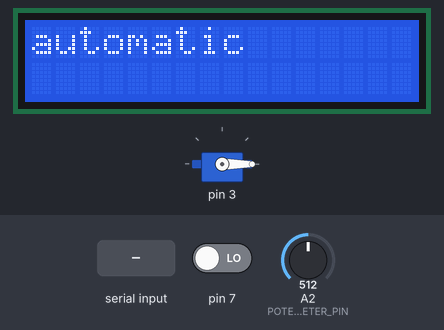
A program run on a simulated Arduino Uno, built with avr-gcc and run on an emulated ATmega328P. On the bench: 16×2 character LCD, servo. The inputs (shaded band) are chosen by the test bench; at power-on: pin 7 LOW, A2 (POTENTIOMETER_PIN) = 512. What the program prints to the serial monitor is not drawn.

Above: at 3.2 s.
3.3 s: pin 7 driven HIGH
At 4.3 s:
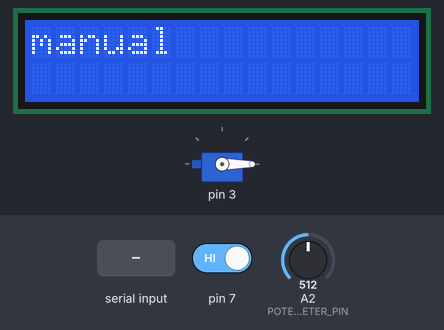
4.8 s: A2 (POTENTIOMETER_PIN) set to 538
6.4 s: A2 (POTENTIOMETER_PIN) set to 562
At 7.9 s:
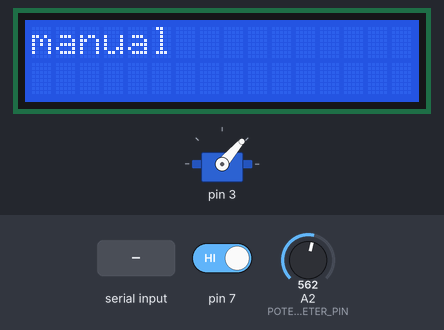
8.3 s: "90\n" received over Serial
At 8.8 s:
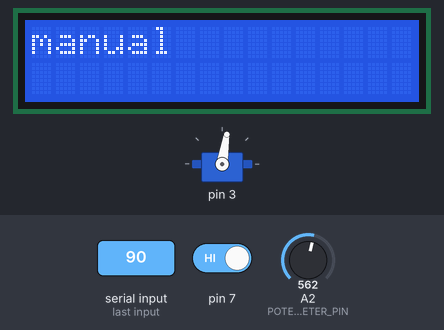
9.8 s: "200\n" received over Serial
At 11.0 s:
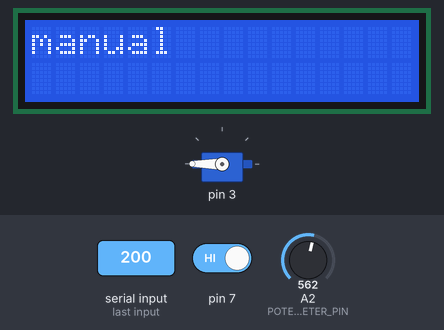
11.3 s: A2 (POTENTIOMETER_PIN) set to 716
At 12.9 s:
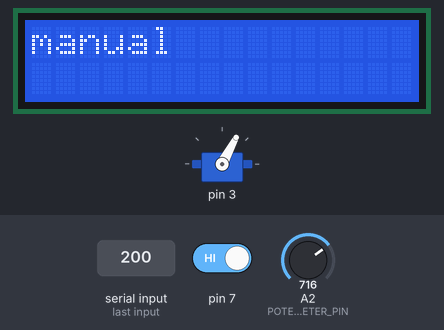
Timing chart, 0 to 14.2 s (numbered marks = the images above; inputs shaded):
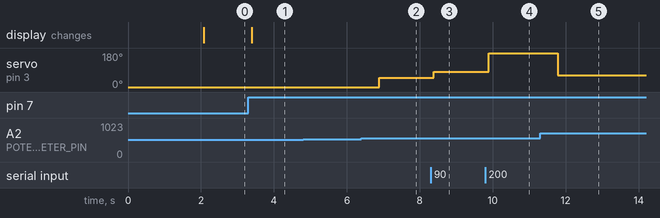

The program:

main.cpp
```cpp
#include <Arduino.h>
#include "model/HWPlatform.hpp"
#include "utils/MsgService.hpp"
#include "events/EventManager.hpp"
#include "model/Context.hpp"
#include "model/states/AutomaticState.hpp"
#include "utils/debug.hpp"

HWPlatform *hwPlatform;
Context *context;
EventManager *eventManager;

void setup()
{
    MsgService.init();
    delay(2000);

    hwPlatform = new HWPlatform();
    eventManager = new EventManager();
    context = new Context();

    hwPlatform->init();
    eventManager->setHwPlatform(hwPlatform);
    context->setHwPlatform(hwPlatform);
    eventManager->setListener(context);
    context->setCurrentState(new AutomaticState(StateEnum::AUTOMATIC));
}

void loop()
{
    long currentTime = millis();
    eventManager->checkEvents();
    eventManager->notify();
    long elapsedTime = millis() - currentTime;
    if (elapsedTime < PERIOD)
    {
        delay(PERIOD - elapsedTime);
    }
}
```

Button.cpp
```cpp
#include "devices/Button.hpp"
#include "Button.hpp"
#include <Arduino.h>

Button::Button(int pin) : pin(pin)
{
}

void Button::init()
{
    pinMode(this->pin, INPUT);
}

bool Button::isPressed()
{
    return digitalRead(this->pin) == HIGH;
}
```

Button.hpp
```cpp
#pragma once
#include "devices/Device.hpp"

class Button : public Device
{
public:
    Button(int pin);

    void init() override;

    /**
     * Checks if the button is currently pressed
     */
    bool isPressed();

private:
    int pin;
};
```

Device.hpp
```cpp
#pragma once

class Device
{
private:
public:
    ~Device() = default;

    /**
     * Initializes the device pins
     */
    virtual void init() = 0;
};
```

Potentiometer.cpp
```cpp
#include "devices/Potentiometer.hpp"
#include <Arduino.h>
#include "Potentiometer.hpp"

Potentiometer::Potentiometer(int pin)
{
    this->pin = pin;
}

void Potentiometer::init()
{
    // not needed
}

int Potentiometer::getValue()
{
    return analogRead(pin);
}
```

Potentiometer.hpp
```cpp
#pragma once
#include "devices/Device.hpp"
class Potentiometer : public Device
{
public:
    Potentiometer(int pin);

    void init() override;

    /**
     * Gets the current potentiometer value.
     * @return A value between 0 an 1023
     */
    int getValue();

private:
    int pin;
};
```

ServoMotor.cpp
```cpp
#include <Arduino.h>
#include "ServoMotor.hpp"

ServoMotor::ServoMotor(int pin)
{
    this->pin = pin;
    this->angle = 0;
}

void ServoMotor::on()
{
    this->motor.attach(pin, 500, 2740);
}

void ServoMotor::init()
{
    this->motor.attach(pin, 500, 2740);
    this->motor.write(0);
}

void ServoMotor::setPosition(int angle)
{
    this->angle = angle;
    this->motor.write(angle);
}

void ServoMotor::off()
{
    this->motor.detach();
}

int ServoMotor::getPosition()
{
    return this->motor.read();
}
```

ServoMotor.hpp
```cpp
#pragma once

#include "devices/Device.hpp"
#include <Servo.h>

class ServoMotor : public Device
{

public:
    ServoMotor(int pin);
    ~ServoMotor() = default;

    void init() override;
    void on();
    void setPosition(int angle);
    void off();
    int getPosition();

private:
    int pin;
    int angle;
    Servo motor;
};
```

Event.hpp
```cpp
#pragma once

enum Event
{
    BUTTON_EVENT,
    POTENTIOMETER_EVENT,
    MESSAGE_EVENT
};
```

EventListener.hpp
```cpp
/**
 * Part of the observer pattern
 */
#pragma once
#include "events/Event.hpp"

/**
 * Interface used to make any class an event listener
 */
class EventListener
{
public:
    /**
     * Method called when an event is fired
     * @param event The event fired
     */
    virtual void update(Event event) = 0;
};
```

EventManager.cpp
```cpp
#include "events/EventManager.hpp"
#include "EventManager.hpp"
#include "utils/MsgService.hpp"

#include "configs.h"

EventManager::EventManager() : listener(nullptr), hwPlatform(nullptr) {}

void EventManager::setListener(EventListener *context)
{
    if (this->listener == nullptr)
    {
        this->listener = context;
    }
}

void EventManager::setHwPlatform(HWPlatform *_HWPlatform)
{
    if (this->hwPlatform == nullptr)
    {
        this->hwPlatform = _HWPlatform;
    }
}

void EventManager::subscribe(Event event)
{
    if (subscribedEventIndex(event) < 0)
    {
        this->subscribedEvents.add(event);
    }
}

void EventManager::unsubscribeAll()
{
    this->subscribedEvents.clear();
}

void EventManager::notify()
{
    while (events.size() > 0)
    {
        Event e = events.shift();
        if (subscribedEventIndex(e) >= 0)
        {
            this->listener->update(e);
        }
    }
}

void EventManager::checkEvents()
{
    int raw = hwPlatform->getPotentiometer()->getValue();
    bool isPressed = hwPlatform->getButton()->isPressed();

    /**
     * Check potentiometer
     * -----------------------
     */
    int value = raw;
    if (abs(value - lastPotValue) > POT_DEBOUNCE_VALUE)
    {
        lastPotValue = value;
        lastChangeTime = millis();
        potEventPending = true;
    }

    if (potEventPending && (millis() - lastChangeTime >= POT_DEBOUNCE_TIME))
    {
        potEventPending = false;
        this->events.add(Event::POTENTIOMETER_EVENT);
    }
    /**
     * -----------------------
     * Check button
     * -----------------------
     */
    if (isPressed && !lastBtnValue)
    {
        this->events.add(Event::BUTTON_EVENT);
    }
    lastBtnValue = isPressed;

    /**
     * Check messages
     */
    if (MsgService.isMsgAvailable())
    {
        this->events.add(Event::MESSAGE_EVENT);
    }
}

int EventManager::subscribedEventIndex(Event event)
{
    for (int i = 0; i < this->subscribedEvents.size(); i++)
    {
        if (this->subscribedEvents.get(i) == event)
        {
            return i;
        }
    }
    return -1;
}
```

EventManager.hpp
```cpp
/**
 * Part of the observer pattern (Subject)
 * Observer pattern concepts taken from:
 * Title: Design Patterns: Elements of Reusable Object-Oriented Software
 * Author: Gang of Four
 * Pages: 293-304
 * Simplified version, because there is only one listener
 */
#pragma once

#include "events/EventListener.hpp"
#include "events/Event.hpp"
#include "model/HWPlatform.hpp"
#include <LinkedList.h>

class EventManager
{
public:
    EventManager();
    ~EventManager() = default;

    /**
     * Sets the listener
     */
    void setListener(EventListener *context);

    /**
     * Sets the hardware devices
     */
    void setHwPlatform(HWPlatform *HWPlatform);

    /**
     * Subscribes the listener to an event
     */
    void subscribe(Event event);

    /**
     * Unsubscribes the listener to all events
     */
    void unsubscribeAll();

    /**
     * Notifies the listener to the subscribed event
     */
    void notify();

    /**
     * Listens to the events
     */
    void checkEvents();

    void printDebug();

private:
    /**
     * Checks if the listener is subscribed to the given event
     * @returns the index of the event in the list, -1 if the listener is not subscribed
     */
    int subscribedEventIndex(Event event);

    EventListener *listener;
    HWPlatform *hwPlatform;

    bool lastBtnValue = false;
    bool btnEventPending = false;
    int lastPotValue = -1;
    unsigned long lastChangeTime = 0;
    bool potEventPending = false;

    LinkedList<Event> subscribedEvents;
    LinkedList<Event> events;
};

extern EventManager *eventManager;
```

Context.cpp
```cpp
#include "model/Context.hpp"
#include "model/states/AutomaticState.hpp"
#include "model/states/ManualState.hpp"
#include "model/states/UnconnectedState.hpp"
#include "utils/utility.hpp"
#include "utils/MsgService.hpp"
#include "configs.h"
#include "Context.hpp"
#include "events/EventManager.hpp"

Context::Context() : currentState(nullptr), hwPlatform(nullptr) {}

Context::~Context() {}

void Context::update(Event event)
{
    String msg;
    int value;

    switch (event)
    {
    case Event::BUTTON_EVENT:
        if (this->currentState->getState() == StateEnum::AUTOMATIC)
        {
            MsgService.sendMsg(MANUAL_STATE);
            setCurrentState(new ManualState(StateEnum::MANUAL));
        }
        else if (this->currentState->getState() == StateEnum::MANUAL)
        {
            MsgService.sendMsg(AUTOMATIC_STATE);
            setCurrentState(new AutomaticState(StateEnum::AUTOMATIC));
        }
        break;
    case Event::POTENTIOMETER_EVENT:
        value = this->hwPlatform->getPotentiometer()->getValue(); // map(this->hwPlatform->getPotentiometer()->getValue(), 0, 1024, 0, 90);
        this->hwPlatform->getServoMotor()->setPosition(map(value, 0, 1024, 0, 90));
        MsgService.sendMsg(String(map(value, 0, 1024, 0, 100)));
        break;

    case Event::MESSAGE_EVENT:
        msg = MsgService.receiveMsg()->getContent();
        if (isInteger(msg))
        {
            int value = map(msg.toInt(), 0, 100, 0, 90);
            this->hwPlatform->getServoMotor()->setPosition(value);
        }
        else
        {
            if (msg == AUTOMATIC_STATE)
            {
                setCurrentState(new AutomaticState(StateEnum::AUTOMATIC));
            }
            else if (msg == MANUAL_STATE)
            {
                setCurrentState(new ManualState(StateEnum::MANUAL));
            }
            else if (msg == UNCONNECTED_STATE)
            {
                setCurrentState(new UnconnectedState(StateEnum::UNCONNECTED));
            }
        }
        break;
    }
}

void Context::setCurrentState(State *state)
{
    if (this->currentState != nullptr)
    {
        delete this->currentState;
    }
    this->currentState = state;
    this->hwPlatform->getLCD()->print(this->currentState->getValue());
    this->currentState->manageEvents();
}

void Context::setHwPlatform(HWPlatform *plt)
{
    if (this->hwPlatform == nullptr)
    {
        this->hwPlatform = plt;
    }
}
```

Context.hpp
```cpp
#pragma once
#include "model/states/State.hpp"
#include "events/Event.hpp"
#include "events/EventListener.hpp"
#include "model/HWPlatform.hpp"

class Context : public EventListener
{
public:
    Context();
    ~Context();

    /*
     * Changes the current state, method called by the states themselves
     */
    void setCurrentState(State *state);

    /**
     * Sets the hw platform class
     */
    void setHwPlatform(HWPlatform *plt);

    /**
     * Handles the given event
     * @param event the event to handle
     */
    void update(Event event) override;

private:
    State *currentState;
    HWPlatform *hwPlatform;
};
```

HWPlatform.hpp
```cpp
#pragma once
#include "devices/Device.hpp"
#include "devices/Button.hpp"
#include "devices/Lcd.hpp"
#include "devices/Potentiometer.hpp"
#include "devices/ServoMotor.hpp"
#include "configs.h"

class HWPlatform : public Device
{
public:
    HWPlatform() : btn(new Button(BUTTON_PIN)),
                   lcd(new LCD(LCD_ADDRESS, LCD_COLUMNS, LCD_ROWS)),
                   pot(new Potentiometer(POTENTIOMETER_PIN)),
                   motor(new ServoMotor(SERVO_PIN))
    {
    }
    ~HWPlatform() = default;

    void init() override
    {
        this->btn->init();
        this->lcd->init();
        this->pot->init();
        this->motor->init();
    }

    Button *getButton()
    {
        return this->btn;
    }

    LCD *getLCD()
    {
        return this->lcd;
    }

    Potentiometer *getPotentiometer()
    {
        return this->pot;
    }

    ServoMotor *getServoMotor()
    {
        return this->motor;
    }

private:
    Button *btn;
    LCD *lcd;
    Potentiometer *pot;
    ServoMotor *motor;
};
```

AutomaticState.cpp
```cpp
#include "model/states/AutomaticState.hpp"
#include "events/EventManager.hpp"

void AutomaticState::manageEvents()
{
    eventManager->unsubscribeAll();
    eventManager->subscribe(Event::BUTTON_EVENT);
    eventManager->subscribe(Event::MESSAGE_EVENT);
}
```

AutomaticState.hpp
```cpp
#pragma once
#include "model/states/State.hpp"

class AutomaticState : public State
{
public:
    AutomaticState(StateEnum state) : State(state) {}
    ~AutomaticState() = default;

    void manageEvents() override;
};
```

ManualState.cpp
```cpp
#include "model/states/ManualState.hpp"
#include "events/EventManager.hpp"

void ManualState::manageEvents()
{
    eventManager->unsubscribeAll();
    eventManager->subscribe(Event::BUTTON_EVENT);
    eventManager->subscribe(Event::POTENTIOMETER_EVENT);
    eventManager->subscribe(Event::MESSAGE_EVENT);
}
```

ManualState.hpp
```cpp
#pragma once
#include "model/states/State.hpp"

class ManualState : public State
{
public:
    ManualState(StateEnum state) : State(state) {}
    void manageEvents() override;
};
```

State.hpp
```cpp
#pragma once
#include "configs.h"
enum StateEnum
{
    MANUAL,
    AUTOMATIC,
    UNCONNECTED
};

class State
{

public:
    State(StateEnum state)
    {
        this->_state = state;
    }
    virtual ~State() = default;

    /**
     * Unsubscribes the handler from the old events
     * and subscribes it to the ones needed for the state
     */
    virtual void manageEvents() = 0;

    StateEnum getState()
    {
        return this->_state;
    }

    String getValue()
    {
        if (this->_state == StateEnum::AUTOMATIC)
        {
            return AUTOMATIC_STATE;
        }
        if (this->_state == StateEnum::MANUAL)
        {
            return MANUAL_STATE;
        }
        if (this->_state == StateEnum::UNCONNECTED)
        {
            return UNCONNECTED_STATE;
        }
        return F("");
    }

private:
    StateEnum _state;
};
```

UnconnectedState.cpp
```cpp
#include "model/states/UnconnectedState.hpp"
#include "events/EventManager.hpp"

void UnconnectedState::manageEvents()
{
    eventManager->unsubscribeAll();
    eventManager->subscribe(Event::MESSAGE_EVENT);
}
```

UnconnectedState.hpp
```cpp
#pragma once
#include "model/states/State.hpp"

class UnconnectedState : public State
{
public:
    UnconnectedState(StateEnum state) : State(state) {}
    void manageEvents() override;
};
```

MsgService.cpp
```cpp
#include "MsgService.hpp"

String content;

MsgServiceClass MsgService;

bool MsgServiceClass::isMsgAvailable()
{
    return msgAvailable;
}

Msg *MsgServiceClass::receiveMsg()
{
    if (msgAvailable)
    {
        Msg *msg = currentMsg;
        msgAvailable = false;
        currentMsg = NULL;
        content = "";
        return msg;
    }
    else
    {
        return NULL;
    }
}

void MsgServiceClass::init()
{
    Serial.begin(9600);
    while (!Serial)
        ;
    Serial.println(F("Begin"));
    content.reserve(64);
    content = F("");
    currentMsg = NULL;
    msgAvailable = false;
}

void MsgServiceClass::sendMsg(const String &msg)
{
    Serial.println(msg);
    Serial.flush();
}

void serialEvent()
{
    /* reading the content */
    while (Serial.available())
    {
        char ch = (char)Serial.read();
        if (ch == '\n')
        {
            if (MsgService.currentMsg != nullptr)
            {
                delete MsgService.currentMsg;
            }
            MsgService.currentMsg = new Msg(content);
            MsgService.msgAvailable = true;
        }
        else
        {
            content += ch;
        }
    }
}

bool MsgServiceClass::isMsgAvailable(Pattern &pattern)
{
    return (msgAvailable && pattern.match(*currentMsg));
}

Msg *MsgServiceClass::receiveMsg(Pattern &pattern)
{
    if (msgAvailable && pattern.match(*currentMsg))
    {
        Msg *msg = currentMsg;
        msgAvailable = false;
        currentMsg = NULL;
        content = F("");
        return msg;
    }
    else
    {
        return NULL;
    }
}
```

MsgService.hpp
```cpp
#pragma once

#include <Arduino.h>

class Msg
{
    String content;

public:
    Msg(String content)
    {
        this->content = content;
    }

    String getContent()
    {
        return content;
    }
};

class Pattern
{
public:
    virtual boolean match(const Msg &m) = 0;
};

class MsgServiceClass
{

public:
    Msg *currentMsg;
    bool msgAvailable;

    void init();

    bool isMsgAvailable();
    Msg *receiveMsg();

    bool isMsgAvailable(Pattern &pattern);
    Msg *receiveMsg(Pattern &pattern);

    void sendMsg(const String &msg);
};

extern MsgServiceClass MsgService;
```

debug.hpp
```cpp
extern int __heap_start, *__brkval;

inline int freeMemory()
{
    int v;
    return (int)&v - (__brkval == 0 ? (int)&__heap_start : (int)__brkval);
}
```

utility.hpp
```cpp
#pragma once
#include <Arduino.h>

bool isInteger(const String &s)
{
    if (s.length() == 0)
        return false;
    int start = (s[0] == '-') ? 1 : 0;
    if (start == 1 && s.length() == 1)
        return false; // just a minus sign
    for (unsigned int i = start; i < s.length(); i++)
    {
        if (!isDigit(s[i]))
            return false;
    }
    return true;
}
```

configs.h
```cpp
#include <Arduino.h>
#pragma once

// [TODO] check these to be correct
#define BUTTON_PIN PIN7

#define SERVO_PIN PIN3

#define POTENTIOMETER_PIN A2

#define LCD_ADDRESS 0x27
#define LCD_COLUMNS 16
#define LCD_ROWS 2

#define PERIOD 100

#define POT_DEBOUNCE_TIME 400
#define POT_DEBOUNCE_VALUE 40

#define AUTOMATIC_STATE F("automatic")
#define UNCONNECTED_STATE F("unconnected")
#define MANUAL_STATE F("manual")
```

Lcd.cpp
```cpp
#include "devices/Lcd.hpp"

#include <Arduino.h>
#include "utils/debug.hpp"

LCD::LCD(int address, int columns, int rows_) : lcd(nullptr), address(address), rows(rows_), columns(columns)
{
}

void LCD::init()
{
    if (lcd == nullptr)
    {
        lcd = new LiquidCrystal_I2C(address, columns, rows);
        lcd->init();
        lcd->backlight();
    }
}

void LCD::print(String text)
{
    if (lcd != nullptr)
    {
        lcd->clear();
        lcd->setCursor(0, 0);
        lcd->print(text);
    }
}
```

Lcd.hpp
```cpp
#pragma once
#include "devices/Device.hpp"
#include <LiquidCrystal_I2C.h>

class LCD : public Device
{
public:
    LCD(int address, int columns, int rows_);
    ~LCD() = default;

    void init() override;

    /**
     * Prints the string in the lcd
     */
    void print(String text);

private:
    LiquidCrystal_I2C *lcd;
    int address;
    int rows;
    int columns;
};
```

Measured:
- the behaviour switches between 552 and 553 on A2 (POTENTIOMETER_PIN) (found by bisection; images 1 and 2)
- after the input at 3.3 s, the display: changes after 0.09 s (image 1)
- after the input at 4.8 s, every drawn part: stays the same
- after the input at 6.4 s, servo on pin 3: 0° → 49° after 0.48 s
- after the input at 8.3 s, servo on pin 3: 49° → 81° after 0.08 s
- after the input at 9.8 s, servo on pin 3: 81° → 180° after 0.08 s
- after the input at 11.3 s, servo on pin 3: 180° → 62° after 0.49 s
